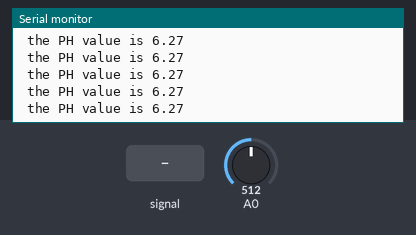
The sketch below on a simulated Arduino Uno, built with avr-gcc and run on an emulated ATmega328P. Shown: the last lines printed to the serial monitor. The test bench sets the inputs (shaded band); at power-on: A0 = 512.

Above: at 1.2 s.
1.3 s: A0 fed a 200 Hz sine of ±81 counts around its level
At 2.1 s:
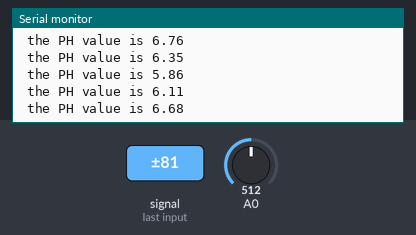
4.3 s: A0 set to 716
At 5.2 s:
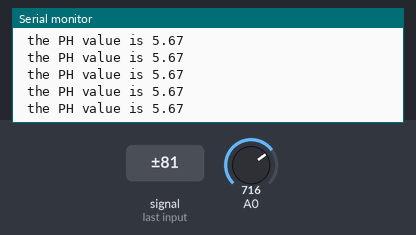
5.8 s: A0 set to 900
At 6.8 s:
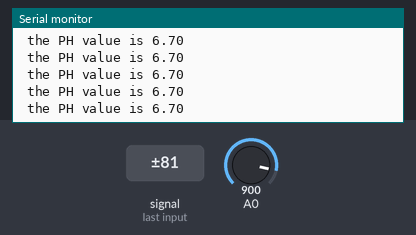
Timing chart, 0 to 8.8 s (numbered marks = the images above; inputs shaded):
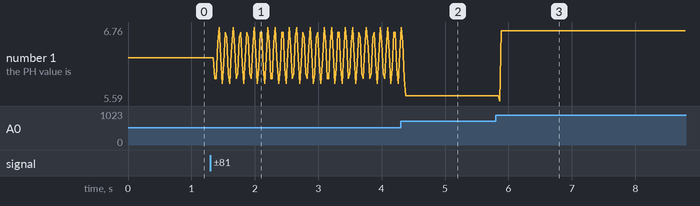

The sketch:

MesurepH.ino
```cpp
//Fonctionnement: La valeur de la tension de sortie du capteur pH
//         se convertit en pH et s'affiche ensuite sur le moniteur série.
#define Vref 4.95
void setup()
{
  Serial.begin(9600);
}
void loop()
{
  int sensorValue;
  int m;
  long sensorSum;
  for(m=0;m<50;m++)
  {
    sensorValue=analogRead(A0);//Connecter le capteur de pH au port A0
    sensorSum += sensorValue;
  }
   sensorValue =   sensorSum/50;
 Serial.print(" the PH value is ");
 Serial.println(7-1000*(sensorValue-372)*Vref/59.16/1023);

}
```

Measured:
- after the input at 1.3 s, the serial monitor: prints a new line after 0.07 s (image 1)
- after the input at 4.3 s, the serial monitor: prints a new line after 0.08 s (image 2)
- after the input at 5.8 s, the serial monitor: prints a new line after 0.07 s (image 3)
- plotted number 1: 6.27 → 6.35 after the input at 1.3 s, 6.35 → 5.67 after the input at 4.3 s, 5.67 → 6.7 after the input at 5.8 s
